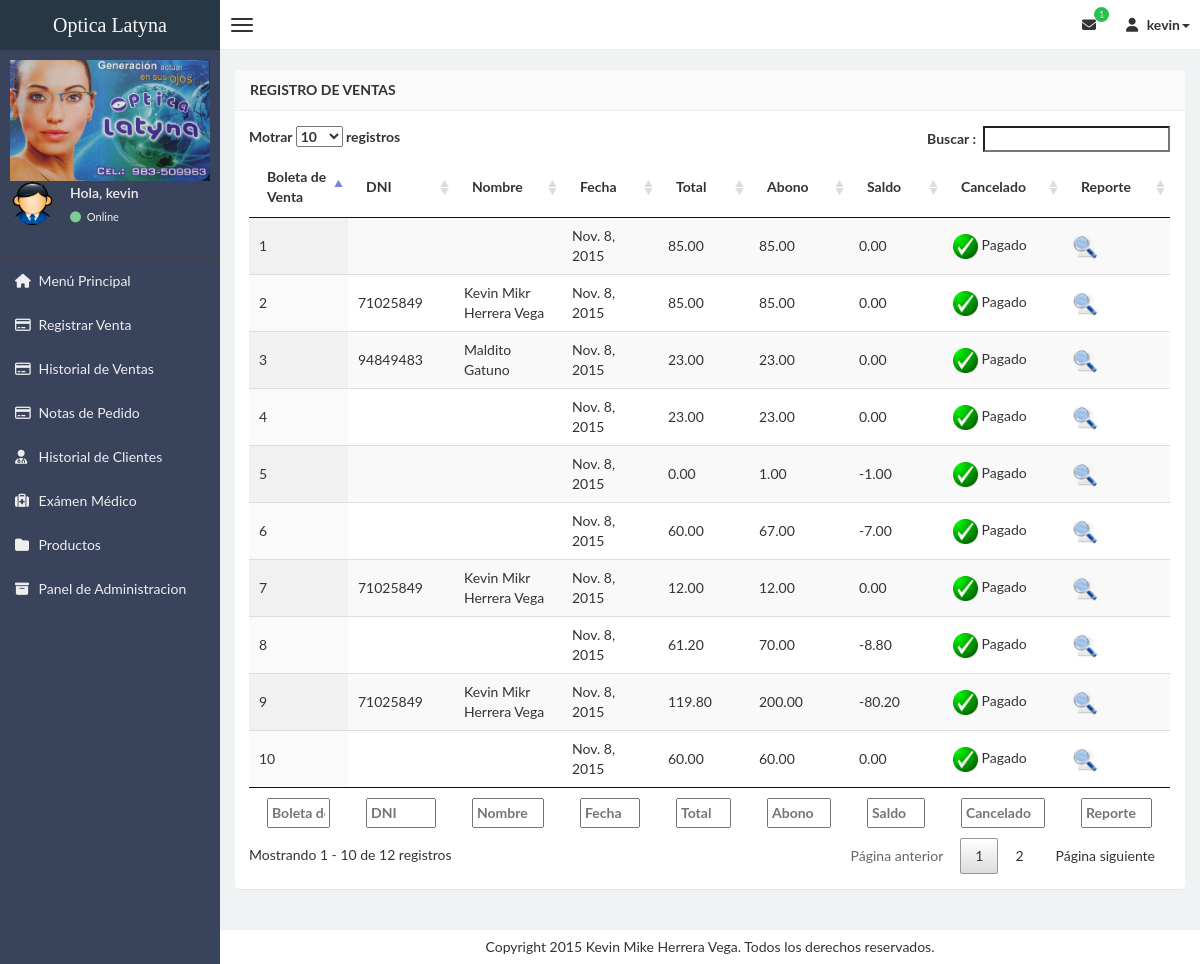
Page /facturacion/historial/ (signed in) on the committed database.
### apps/facturacion/models.py (models this page shows, shortened)
class Venta(models.Model):
    nro = models.IntegerField(unique=True)
    bloque = models.IntegerField(blank=True, null=True)
    dni_cliente = models.ForeignKey(Cliente,blank=True, null=True)
    fecha = models.DateField(default = timezone.now())
    importe = models.DecimalField(max_digits=10,decimal_places=2,blank=True, null=True)
    saldo = models.DecimalField(max_digits=10,decimal_places=2,blank=True, null=True)
    total = models.DecimalField(max_digits=10,decimal_places=2,blank=True, null=True)
    cancelado = models.BooleanField(default=True)
    observaciones = models.TextField(blank=True, null=True)
    class Meta:
        verbose_name = 'Venta'
        verbose_name_plural = 'Ventas'

### apps/cliente/models.py (models this page shows, shortened)
class Cliente(models.Model):
    dni = models.CharField(primary_key=True, max_length=8)
    nombre = models.CharField(max_length=45)
    apellido = models.CharField(max_length=45)
    direccion = models.TextField(blank=True,null=True)
    telefono = models.CharField(max_length=15, blank=True,null=True )
    email = models.CharField(max_length=30, blank=True,null=True )
    fecha_nacimiento = models.DateField(null=True, blank=True)
    ocupacion = models.CharField(max_length=50, blank=True,null=True )
    foto = models.ImageField(upload_to = 'pic_folder/', default = 'pic_folder/default_user.png',blank=True,null=True)
    def fotografia(self):
        if self.foto:
            return "<a href='%s' target='_blank'><img src='%s' width='100'></a>" %(self.foto.url,self.foto.url)
        else:
            return "<strong>No tiene foto</strong>"
    fotografia.allow_tags = True
    def nombre_completo(self):
        return "%s %s"  %(self.nombre,self.apellido)
    class Meta:
        verbose_name = 'Cliente'
        verbose_name_plural = 'Clientes'

### apps/facturacion/views.py (the view)
class HistorialView(LoginRequiredMixin,View):
    template_name = 'facturacion/historial_ventas.html'
    def get(self,request):
        ventas = Venta.objects.order_by('-total')
        return render(request,self.template_name,locals())

### apps/almacen/context_processors.py (called while the page is built)
def stock_minimo(request):
    risk = []
    producto = Producto.objects.all()
    for item in producto:
        if(item.stock_actual <= item.stock_minimo):
            risk.append(item)
    return {'mensaje_productos':risk,'numero_mensaje':risk.__len__()}

### apps/usuarios/views.py (called while the page is built)
    @method_decorator(login_required)
    def dispatch(self, *args, **kwargs):
        return super(LoginRequiredMixin, self).dispatch(*args, **kwargs)

### templates/facturacion/historial_ventas.html (shortened to what this page needs)
{% extends 'base.html' %}
{% load staticfiles %}
{% block content %}
    <div class="row">
        <div class="col-lg-12">
            <section class="panel general">
                    <header class="panel-heading">
                        <strong>Registro de Ventas</strong>
                    </header>
                    <div class="panel-body">
                        <table id="tabla1" class="display" cellspacing="0" width="100%">
                            <thead>
                                <th>Boleta de Venta</th>
                                <th>DNI</th>
                                <th>Nombre</th>
                                <th>Fecha</th>
                                <th>Total</th>
                                <th>Abono</th>
                                <th>Saldo</th>
                                <th>Cancelado</th>
                                <th>Reporte</th>
                            </thead>
                            <tfoot>
                                <th>Boleta de Venta</th>
                                <th>DNI</th>
                                <th>Nombre</th>
                                <th>Fecha</th>
                                <th>Total</th>
                                <th>Abono</th>
                                <th>Saldo</th>
                                <th>Cancelado</th>
                                <th>Reporte</th>
                            </tfoot>
                            <tbody>
                                {% for venta in ventas %}
                                <tr>
                                    <td>{{ venta.nro }}</td>
                                    <td>{{ venta.dni_cliente.dni }}</td>
                                    <td>{{ venta.dni_cliente.nombre_completo }}</td>
                                    <td>{{ venta.fecha }}</td>
                                    <td>{{ venta.total }}</td>
                                    <td>{{ venta.importe }}</td>
                                    <td>{{ venta.saldo }}</td>
                                    <td>
                                        {% if venta.cancelado %}
                                            <img src="{% static 'images/check.png' %}" width="25" height="25" data-toggle="tooltip" title="Venta Cancelada"> Pagado
                                        {% else %}
                                            <img src="{% static 'images/pay.png' %}" width="25" height="25" data-toggle="tooltip" title="Falta Pagar"> Por Pagar</a>
                                        {% endif %}
                                    </td>
                                    <td><a href="{% url 'facturacion:reporte' venta.id %}" target="_blank"><img src="{% static 'images/ver.png' %}" width="25" height="25" data-toggle="tooltip" title="Click para ver el reporte"></a></td>
                                </tr>
                                {% endfor %}
                            </tbody>
                        </table>
                     </div>
            </section>
        </div>
    </div>
{% endblock %}

### templates/base.html (shortened to what this page needs)
{% load staticfiles %}
<!DOCTYPE html>
<html>
<head>
    <link href="{% static 'css/plugins/bootstrap.min.css' %}" rel="stylesheet" type="text/css" />
    <link href="{% static 'css/plugins/bootstrap-theme.css' %}" rel="stylesheet" type="text/css" />
    <link href="{% static 'css/plugins/jquery-ui.css' %}" rel="stylesheet" type="text/css" />
    <link href="{% static 'css/plugins/font-awesome.min.css' %}" rel="stylesheet" type="text/css" />
    <link href="{% static 'css/style.css' %}" rel="stylesheet" type="text/css" />
    <link rel="stylesheet" href="{% static 'css/plugins/chosen.min.css' %}">
    <link rel="stylesheet" href="{% static 'css/plugins/jquery.dataTables.min.css' %}">
    <link rel="stylesheet" href=" {% static 'fancyapps/source/jquery.fancybox.css' %}" type="text/css" media="screen" />
</head>
<body class="skin-black">
    <header class="header">
        <a href="index.html" class="logo">
            Optica Latyna
        </a>
        <nav class="navbar navbar-static-top" role="navigation">
            <a href="#" class="navbar-btn sidebar-toggle" data-toggle="offcanvas" role="button">
                <span class="icon-bar"></span>
                <span class="icon-bar"></span>
                <span class="icon-bar"></span>
            </a>
            <div class="navbar-right">
                <ul class="nav navbar-nav">
                    <li class="dropdown messages-menu">
                        <a href="#" class="dropdown-toggle" data-toggle="dropdown">
                            <i class="fa fa-envelope"></i>
                            <span class="label label-success">{{ numero_mensaje }}</span>
                        </a>
                    </li>
                    <li class="dropdown user user-menu">
                        <a href="#" class="dropdown-toggle" data-toggle="dropdown">
                            <i class="fa fa-user"></i>
                            <span>{{ user.username }}<i class="caret"></i></span>
                        </a>
                    </li>
                </ul>
            </div>
        </nav>
    </header>
    <div class="wrapper row-offcanvas row-offcanvas-left">
        <aside class="left-side sidebar-offcanvas">
                <section class="sidebar">
                    <div class="user-panel">
                        <img src="{% static 'images/logo.jpg' %}"  alt="logo" />
                        <br>
                        <div class="pull-left image">
                            <img src="{% static 'images/default_user.png' %}" class="img-circle" alt="User Image" />
                        </div>
                        <div class="pull-left info">
                            <p>Hola, {{ request.user }}</p>
                            <a href="#"><i class="fa fa-circle text-success"></i> Online</a>
                        </div>
                    </div>
                    <div class="user-panel">
                    </div>
                    <ul class="sidebar-menu">
                        <li >
                            <a href="{% url 'index' %}">
                                <i class="fa fa-home "></i> <span>Menú Principal</span>
                            </a>
                        </li>
                        <li>
                            <a href="{% url 'facturacion:index' %}">
                                <i class="fa fa-credit-card"></i> <span>Registrar Venta</span>
                            </a>
                        </li>
                        <li>
                            <a href="{% url 'facturacion:historial' %}">
                                <i class="fa fa-credit-card"></i> <span>Historial de Ventas</span>
                            </a>
                        </li>
                        <li>
                            <a href="{% url 'facturacion:nota' %}">
                                <i class="fa fa-credit-card"></i> <span>Notas de Pedido</span>
                            </a>
                        </li>
                        <li>
                            <a href="{% url 'cliente:index' %}">
                                <i class="fa fa-user-md"></i> <span>Historial de Clientes</span>
                            </a>
                        </li>
                        <li>
                            <a href="{% url 'receta:index' %}">
                                <i class="fa fa-medkit"></i> <span>Exámen Médico</span>
                            </a>
                        </li>
                        <li>
                            <a href="{% url 'almacen:producto' %}">
                                <i class="fa fa-folder "></i> <span>Productos</span>
                            </a>
                        </li>
                        <li>
                            <a  target="_blank" href="{% url 'admin:index' %}">
                                <i class="fa fa-archive"></i> <span>Panel de Administracion</span>
                            </a>
                        </li>
                    </ul>
                </section>
            </aside>
        <aside class="right-side">
        <section class="content">
            {% block content %}
            {% endblock %}
        </section>
        <div class="footer-main">
            Copyright 2015 Kevin Mike Herrera Vega. Todos los derechos reservados.
        </div>
    </aside>
    </div>
</body>
</html>

### rows in the picture
Venta: nro "9", dni_cliente.dni "71025849", dni_cliente.nombre_completo "Kevin Mikr Herrera Vega", fecha "Nov. 8, 2015", total "119.80", importe "200.00", saldo "-80.20", cancelado True (drawn)
Venta: nro "1", fecha "Nov. 8, 2015", total "85.00", importe "85.00", saldo "0.00", cancelado True (drawn)
Venta: nro "2", dni_cliente.dni "71025849", dni_cliente.nombre_completo "Kevin Mikr Herrera Vega", fecha "Nov. 8, 2015", total "85.00", importe "85.00", saldo "0.00", cancelado True (drawn)
Venta: nro "8", fecha "Nov. 8, 2015", total "61.20", importe "70.00", saldo "-8.80", cancelado True (drawn)
Venta: nro "6", fecha "Nov. 8, 2015", total "60.00", importe "67.00", saldo "-7.00", cancelado True (drawn)
Venta: nro "10", fecha "Nov. 8, 2015", total "60.00", importe "60.00", saldo "0.00", cancelado True (drawn)
Venta: nro "3", dni_cliente.dni "94849483", dni_cliente.nombre_completo "Maldito Gatuno", fecha "Nov. 8, 2015", total "23.00", importe "23.00", saldo "0.00", cancelado True (drawn)
Venta: nro "4", fecha "Nov. 8, 2015", total "23.00", importe "23.00", saldo "0.00", cancelado True (drawn)
Venta: nro "7", dni_cliente.dni "71025849", dni_cliente.nombre_completo "Kevin Mikr Herrera Vega", fecha "Nov. 8, 2015", total "12.00", importe "12.00", saldo "0.00", cancelado True (drawn)
Venta: nro "5", fecha "Nov. 8, 2015", total "0.00", importe "1.00", saldo "-1.00", cancelado True (drawn)

### other values in the picture
{{ numero_mensaje }} "1"
{{ user.username }} "kevin"
{{ request.user }} "kevin"
